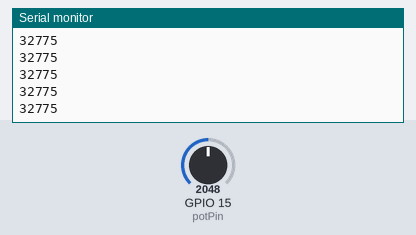
Simulated run of this sketch. Board: ESP32. On the bench: the last lines printed to the serial monitor. Inputs (shaded band) come from the test bench; at power-on: GPIO 15 (potPin) = 2048. Nothing arrives over Bluetooth unless stated; a phone connects over Bluetooth LE 3 s after start.

Above: at 3.8 s.
3.9 s: GPIO 15 (potPin) set to 2866
At 4.4 s:
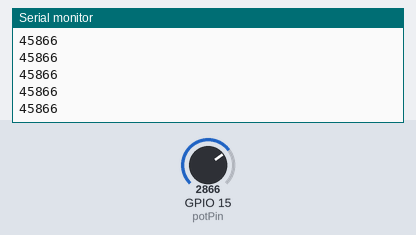
5.4 s: GPIO 15 (potPin) set to 3603
At 6.1 s:
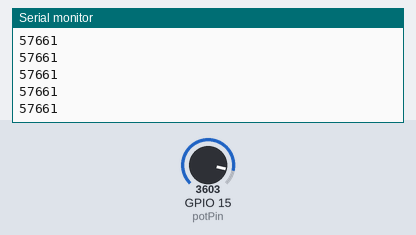
Timing chart, 0 to 8.4 s (numbered marks = the images above; inputs shaded):
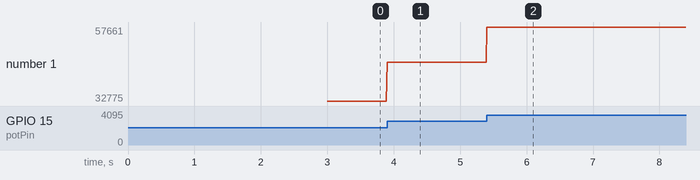

Measured:
- after the input at 3.9 s, the serial monitor: prints a new line at once (image 1)
- after the input at 5.4 s, the serial monitor: prints a new line at once (image 2)
- plotted number 1: 32775 → 45866 after the input at 3.9 s, 45866 → 57661 after the input at 5.4 s

The sketch:

chat3.ino
```cpp
#include <BLEDevice.h>
#include <BLEServer.h>
#include <BLEUtils.h>
#include <BLE2902.h>

BLEServer *pServer;
BLECharacteristic *pCharacteristic;
bool deviceConnected = false;
uint16_t potValue = 0; // Change data type to uint16_t

const int potPin = 15; // Replace with the actual pin connected to your potentiometer

class MyServerCallbacks : public BLEServerCallbacks {
    void onConnect(BLEServer* pServer) {
        deviceConnected = true;
    }

    void onDisconnect(BLEServer* pServer) {
        deviceConnected = false;
    }
};

void setup() {
    Serial.begin(115200);

    BLEDevice::init("ESP32");
    pServer = BLEDevice::createServer();
    pServer->setCallbacks(new MyServerCallbacks());

    BLEService *pService = pServer->createService(BLEUUID("4fafc201-1fb5-459e-8fcc-c5c9c331914b"));

    pCharacteristic = pService->createCharacteristic(
                      BLEUUID("beb5483e-36e1-4688-b7f5-ea07361b26a8"),
                      BLECharacteristic::PROPERTY_READ |
                      BLECharacteristic::PROPERTY_NOTIFY
                    );

    pCharacteristic->addDescriptor(new BLE2902());

    pService->start();

    BLEAdvertising *pAdvertising = BLEDevice::getAdvertising();
    pAdvertising->addServiceUUID(pService->getUUID());
    pAdvertising->setScanResponse(true);
    pAdvertising->setMinPreferred(0x06);  // functions that help with iPhone connections issue
    pAdvertising->setMinPreferred(0x12);

    BLEDevice::startAdvertising();
}

void loop() {
    if (deviceConnected) {
        int sensorValue = analogRead(potPin);

        // Map the sensor value to the full range of uint16_t (0 - 65535)
        potValue = map(sensorValue, 0, 4095, 0, 65535); // Adjust the mapping based on your potentiometer range

        // Convert the potentiometer value to a string and send as ASCII characters
        String stringValue = String(potValue);
        pCharacteristic->setValue(stringValue.c_str());
        pCharacteristic->notify();
        Serial.println(potValue);


        delay(10); // Adjust the delay as needed
    }
}
```
